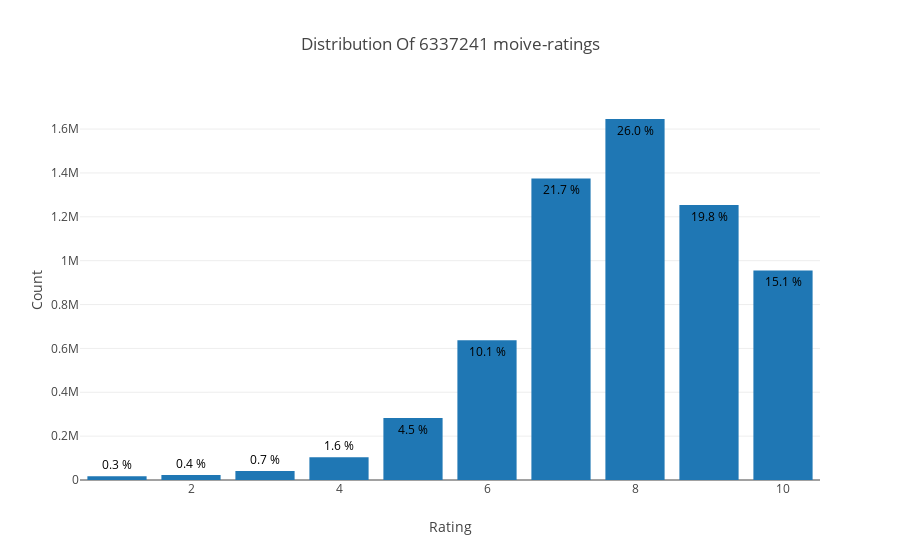

The notebook cell this image was saved under:
### Code cell
data = df_rating['rating'].value_counts().sort_index(ascending=False)
trace = go.Bar(x = data.index,
               text = ['{:.1f} %'.format(val) for val in (data.values / df_rating.shape[0] * 100)],
               textposition = 'auto',
               textfont = dict(color = '#000000'),
               y = data.values,
               )

layout = dict(title = 'Distribution Of {} moive-ratings'.format(df_rating.shape[0]),
              xaxis = dict(title = 'Rating'),
              yaxis = dict(title = 'Count'))

fig = go.Figure(data=[trace], layout=layout)
iplot(fig)

### Figure 1 — Plotly figure (JSON) as saved in the notebook; plotly's stock layout.template omitted (floating-point values rounded to 4 significant figures)
{"data": [{"text": ["15.1 %", "19.8 %", "26.0 %", "21.7 %", "10.1 %", "4.5 %", "1.6 %", "0.7 %", "0.4 %", "0.3 %"], "textfont": {"color": "#000000"}, "textposition": "auto", "type": "bar", "uid": "e9db2c94-2d9d-444b-9d80-4f60cd86538a", "x": [10, 9, 8, 7, 6, 5, 4, 3, 2, 1], "y": [955715, 1254096, 1646019, 1375287, 637775, 282806, 104291, 41453, 23150, 16649]}], "layout": {"title": "Distribution Of 6337241 moive-ratings", "xaxis": {"title": "Rating"}, "yaxis": {"title": "Count"}}}
